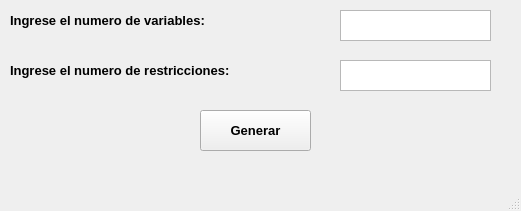
<?xml version="1.0" encoding="UTF-8"?>
<ui version="4.0">
 <class>MainWindow</class>
 <widget class="QMainWindow" name="MainWindow">
  <property name="geometry">
   <rect>
    <x>0</x>
    <y>0</y>
    <width>521</width>
    <height>211</height>
   </rect>
  </property>
  <property name="windowTitle">
   <string>MainWindow</string>
  </property>
  <widget class="QWidget" name="centralwidget">
   <widget class="QTextEdit" name="numVariables">
    <property name="geometry">
     <rect>
      <x>340</x>
      <y>10</y>
      <width>151</width>
      <height>31</height>
     </rect>
    </property>
   </widget>
   <widget class="QLabel" name="label">
    <property name="geometry">
     <rect>
      <x>10</x>
      <y>10</y>
      <width>281</width>
      <height>21</height>
     </rect>
    </property>
    <property name="font">
     <font>
      <pointsize>10</pointsize>
      <weight>75</weight>
      <bold>true</bold>
     </font>
    </property>
    <property name="text">
     <string>Ingrese el numero de variables:</string>
    </property>
   </widget>
   <widget class="QLabel" name="label_2">
    <property name="geometry">
     <rect>
      <x>10</x>
      <y>60</y>
      <width>311</width>
      <height>21</height>
     </rect>
    </property>
    <property name="font">
     <font>
      <pointsize>10</pointsize>
      <weight>75</weight>
      <bold>true</bold>
     </font>
    </property>
    <property name="text">
     <string>Ingrese el numero de restricciones:</string>
    </property>
   </widget>
   <widget class="QTextEdit" name="numRestric">
    <property name="geometry">
     <rect>
      <x>340</x>
      <y>60</y>
      <width>151</width>
      <height>31</height>
     </rect>
    </property>
   </widget>
   <widget class="QPushButton" name="pushButton">
    <property name="geometry">
     <rect>
      <x>200</x>
      <y>110</y>
      <width>111</width>
      <height>41</height>
     </rect>
    </property>
    <property name="font">
     <font>
      <pointsize>10</pointsize>
      <weight>75</weight>
      <bold>true</bold>
     </font>
    </property>
    <property name="text">
     <string>Generar</string>
    </property>
   </widget>
  </widget>
  <widget class="QStatusBar" name="statusbar"/>
  <widget class="QMenuBar" name="menubar">
   <property name="geometry">
    <rect>
     <x>0</x>
     <y>0</y>
     <width>521</width>
     <height>26</height>
    </rect>
   </property>
  </widget>
 </widget>
 <resources/>
 <connections/>
</ui>
